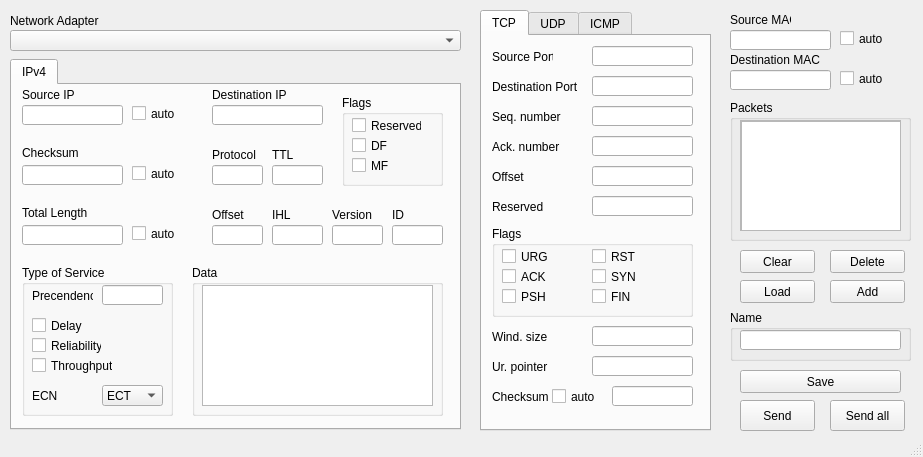
<?xml version="1.0" encoding="UTF-8"?>
<ui version="4.0">
 <class>MainWindow</class>
 <widget class="QMainWindow" name="MainWindow">
  <property name="geometry">
   <rect>
    <x>0</x>
    <y>0</y>
    <width>923</width>
    <height>457</height>
   </rect>
  </property>
  <property name="windowTitle">
   <string>Traffic Generator</string>
  </property>
  <property name="unifiedTitleAndToolBarOnMac">
   <bool>false</bool>
  </property>
  <widget class="QWidget" name="centralwidget">
   <widget class="QTabWidget" name="tabWidget">
    <property name="geometry">
     <rect>
      <x>480</x>
      <y>10</y>
      <width>231</width>
      <height>421</height>
     </rect>
    </property>
    <property name="currentIndex">
     <number>0</number>
    </property>
    <widget class="QWidget" name="tab">
     <attribute name="title">
      <string>TCP</string>
     </attribute>
     <widget class="QLineEdit" name="tcpSourcePort">
      <property name="geometry">
       <rect>
        <x>110</x>
        <y>10</y>
        <width>101</width>
        <height>20</height>
       </rect>
      </property>
     </widget>
     <widget class="QLabel" name="label_17">
      <property name="geometry">
       <rect>
        <x>10</x>
        <y>10</y>
        <width>61</width>
        <height>21</height>
       </rect>
      </property>
      <property name="text">
       <string>Source Port</string>
      </property>
     </widget>
     <widget class="QGroupBox" name="groupBox_5">
      <property name="geometry">
       <rect>
        <x>10</x>
        <y>190</y>
        <width>201</width>
        <height>91</height>
       </rect>
      </property>
      <property name="title">
       <string>Flags</string>
      </property>
      <widget class="QCheckBox" name="tcpURG">
       <property name="geometry">
        <rect>
         <x>10</x>
         <y>20</y>
         <width>70</width>
         <height>21</height>
        </rect>
       </property>
       <property name="text">
        <string>URG</string>
       </property>
      </widget>
      <widget class="QCheckBox" name="tcpACK">
       <property name="geometry">
        <rect>
         <x>10</x>
         <y>40</y>
         <width>70</width>
         <height>21</height>
        </rect>
       </property>
       <property name="text">
        <string>ACK</string>
       </property>
      </widget>
      <widget class="QCheckBox" name="tcpPSH">
       <property name="geometry">
        <rect>
         <x>10</x>
         <y>60</y>
         <width>70</width>
         <height>21</height>
        </rect>
       </property>
       <property name="text">
        <string>PSH</string>
       </property>
      </widget>
      <widget class="QCheckBox" name="tcpFIN">
       <property name="geometry">
        <rect>
         <x>100</x>
         <y>60</y>
         <width>70</width>
         <height>21</height>
        </rect>
       </property>
       <property name="text">
        <string>FIN</string>
       </property>
      </widget>
      <widget class="QCheckBox" name="tcpSYN">
       <property name="geometry">
        <rect>
         <x>100</x>
         <y>40</y>
         <width>70</width>
         <height>21</height>
        </rect>
       </property>
       <property name="text">
        <string>SYN</string>
       </property>
      </widget>
      <widget class="QCheckBox" name="tcpRST">
       <property name="geometry">
        <rect>
         <x>100</x>
         <y>20</y>
         <width>70</width>
         <height>21</height>
        </rect>
       </property>
       <property name="text">
        <string>RST</string>
       </property>
      </widget>
     </widget>
     <widget class="QLineEdit" name="tcpDestinationPort">
      <property name="geometry">
       <rect>
        <x>110</x>
        <y>40</y>
        <width>101</width>
        <height>20</height>
       </rect>
      </property>
     </widget>
     <widget class="QLabel" name="label_18">
      <property name="geometry">
       <rect>
        <x>10</x>
        <y>40</y>
        <width>91</width>
        <height>21</height>
       </rect>
      </property>
      <property name="text">
       <string>Destination Port</string>
      </property>
     </widget>
     <widget class="QLineEdit" name="tcpSeqNumber">
      <property name="geometry">
       <rect>
        <x>110</x>
        <y>70</y>
        <width>101</width>
        <height>20</height>
       </rect>
      </property>
     </widget>
     <widget class="QLabel" name="label_19">
      <property name="geometry">
       <rect>
        <x>10</x>
        <y>70</y>
        <width>81</width>
        <height>21</height>
       </rect>
      </property>
      <property name="text">
       <string>Seq. number</string>
      </property>
     </widget>
     <widget class="QLineEdit" name="tcpAckNumber">
      <property name="geometry">
       <rect>
        <x>110</x>
        <y>100</y>
        <width>101</width>
        <height>20</height>
       </rect>
      </property>
     </widget>
     <widget class="QLabel" name="label_20">
      <property name="geometry">
       <rect>
        <x>10</x>
        <y>100</y>
        <width>71</width>
        <height>21</height>
       </rect>
      </property>
      <property name="text">
       <string>Ack. number</string>
      </property>
     </widget>
     <widget class="QLineEdit" name="tcpOffset">
      <property name="geometry">
       <rect>
        <x>110</x>
        <y>130</y>
        <width>101</width>
        <height>20</height>
       </rect>
      </property>
     </widget>
     <widget class="QLabel" name="label_21">
      <property name="geometry">
       <rect>
        <x>10</x>
        <y>130</y>
        <width>61</width>
        <height>21</height>
       </rect>
      </property>
      <property name="text">
       <string>Offset</string>
      </property>
     </widget>
     <widget class="QLineEdit" name="tcpReserved">
      <property name="geometry">
       <rect>
        <x>110</x>
        <y>160</y>
        <width>101</width>
        <height>20</height>
       </rect>
      </property>
     </widget>
     <widget class="QLabel" name="label_22">
      <property name="geometry">
       <rect>
        <x>10</x>
        <y>160</y>
        <width>61</width>
        <height>21</height>
       </rect>
      </property>
      <property name="text">
       <string>Reserved</string>
      </property>
     </widget>
     <widget class="QLineEdit" name="tcpWindSize">
      <property name="geometry">
       <rect>
        <x>110</x>
        <y>290</y>
        <width>101</width>
        <height>20</height>
       </rect>
      </property>
     </widget>
     <widget class="QLabel" name="label_23">
      <property name="geometry">
       <rect>
        <x>10</x>
        <y>290</y>
        <width>61</width>
        <height>21</height>
       </rect>
      </property>
      <property name="text">
       <string>Wind. size</string>
      </property>
     </widget>
     <widget class="QLineEdit" name="tcpUrPointer">
      <property name="geometry">
       <rect>
        <x>110</x>
        <y>320</y>
        <width>101</width>
        <height>20</height>
       </rect>
      </property>
     </widget>
     <widget class="QLabel" name="label_24">
      <property name="geometry">
       <rect>
        <x>10</x>
        <y>320</y>
        <width>61</width>
        <height>21</height>
       </rect>
      </property>
      <property name="text">
       <string>Ur. pointer</string>
      </property>
     </widget>
     <widget class="QLineEdit" name="tcpChecksum">
      <property name="geometry">
       <rect>
        <x>130</x>
        <y>350</y>
        <width>81</width>
        <height>20</height>
       </rect>
      </property>
     </widget>
     <widget class="QLabel" name="label_25">
      <property name="geometry">
       <rect>
        <x>10</x>
        <y>350</y>
        <width>61</width>
        <height>21</height>
       </rect>
      </property>
      <property name="text">
       <string>Checksum</string>
      </property>
     </widget>
     <widget class="QCheckBox" name="tcpChecksumCheckbox">
      <property name="geometry">
       <rect>
        <x>70</x>
        <y>350</y>
        <width>70</width>
        <height>21</height>
       </rect>
      </property>
      <property name="text">
       <string>auto</string>
      </property>
     </widget>
    </widget>
    <widget class="QWidget" name="tab_2">
     <attribute name="title">
      <string>UDP</string>
     </attribute>
     <widget class="QLineEdit" name="udpSourcePort">
      <property name="geometry">
       <rect>
        <x>110</x>
        <y>10</y>
        <width>101</width>
        <height>20</height>
       </rect>
      </property>
     </widget>
     <widget class="QLabel" name="label_26">
      <property name="geometry">
       <rect>
        <x>10</x>
        <y>10</y>
        <width>61</width>
        <height>21</height>
       </rect>
      </property>
      <property name="text">
       <string>Source Port</string>
      </property>
     </widget>
     <widget class="QLineEdit" name="udpDestinationPort">
      <property name="geometry">
       <rect>
        <x>110</x>
        <y>40</y>
        <width>101</width>
        <height>20</height>
       </rect>
      </property>
     </widget>
     <widget class="QLabel" name="label_27">
      <property name="geometry">
       <rect>
        <x>10</x>
        <y>40</y>
        <width>81</width>
        <height>21</height>
       </rect>
      </property>
      <property name="text">
       <string>Destination Port</string>
      </property>
     </widget>
     <widget class="QLabel" name="label_28">
      <property name="geometry">
       <rect>
        <x>10</x>
        <y>70</y>
        <width>61</width>
        <height>21</height>
       </rect>
      </property>
      <property name="text">
       <string>Length</string>
      </property>
     </widget>
     <widget class="QLineEdit" name="udpLength">
      <property name="geometry">
       <rect>
        <x>130</x>
        <y>70</y>
        <width>81</width>
        <height>20</height>
       </rect>
      </property>
     </widget>
     <widget class="QCheckBox" name="udpLengthCheckbox">
      <property name="geometry">
       <rect>
        <x>70</x>
        <y>70</y>
        <width>70</width>
        <height>21</height>
       </rect>
      </property>
      <property name="text">
       <string>auto</string>
      </property>
     </widget>
     <widget class="QLabel" name="label_29">
      <property name="geometry">
       <rect>
        <x>10</x>
        <y>100</y>
        <width>61</width>
        <height>21</height>
       </rect>
      </property>
      <property name="text">
       <string>Checksum</string>
      </property>
     </widget>
     <widget class="QLineEdit" name="udpChecksum">
      <property name="geometry">
       <rect>
        <x>130</x>
        <y>100</y>
        <width>81</width>
        <height>20</height>
       </rect>
      </property>
     </widget>
     <widget class="QCheckBox" name="udpChecksumCheckbox">
      <property name="geometry">
       <rect>
        <x>70</x>
        <y>100</y>
        <width>70</width>
        <height>21</height>
       </rect>
      </property>
      <property name="text">
       <string>auto</string>
      </property>
     </widget>
    </widget>
    <widget class="QWidget" name="tab_3">
     <attribute name="title">
      <string>ICMP</string>
     </attribute>
     <widget class="QLineEdit" name="icmpChecksum">
      <property name="geometry">
       <rect>
        <x>130</x>
        <y>130</y>
        <width>81</width>
        <height>20</height>
       </rect>
      </property>
     </widget>
     <widget class="QCheckBox" name="icmpChecksumCheckbox">
      <property name="geometry">
       <rect>
        <x>70</x>
        <y>130</y>
        <width>70</width>
        <height>21</height>
       </rect>
      </property>
      <property name="text">
       <string>auto</string>
      </property>
     </widget>
     <widget class="QLabel" name="label_43">
      <property name="geometry">
       <rect>
        <x>10</x>
        <y>130</y>
        <width>61</width>
        <height>21</height>
       </rect>
      </property>
      <property name="text">
       <string>Checksum</string>
      </property>
     </widget>
     <widget class="QLabel" name="label_44">
      <property name="geometry">
       <rect>
        <x>10</x>
        <y>10</y>
        <width>61</width>
        <height>21</height>
       </rect>
      </property>
      <property name="text">
       <string>Type</string>
      </property>
     </widget>
     <widget class="QLineEdit" name="icmpSeqNumber">
      <property name="geometry">
       <rect>
        <x>110</x>
        <y>40</y>
        <width>101</width>
        <height>20</height>
       </rect>
      </property>
     </widget>
     <widget class="QLabel" name="label_45">
      <property name="geometry">
       <rect>
        <x>10</x>
        <y>40</y>
        <width>61</width>
        <height>21</height>
       </rect>
      </property>
      <property name="text">
       <string>Seq. number</string>
      </property>
     </widget>
     <widget class="QLineEdit" name="icmpCode">
      <property name="geometry">
       <rect>
        <x>110</x>
        <y>70</y>
        <width>101</width>
        <height>20</height>
       </rect>
      </property>
     </widget>
     <widget class="QLabel" name="label_46">
      <property name="geometry">
       <rect>
        <x>10</x>
        <y>70</y>
        <width>61</width>
        <height>21</height>
       </rect>
      </property>
      <property name="text">
       <string>Code</string>
      </property>
     </widget>
     <widget class="QLineEdit" name="icmpID">
      <property name="geometry">
       <rect>
        <x>110</x>
        <y>100</y>
        <width>101</width>
        <height>20</height>
       </rect>
      </property>
     </widget>
     <widget class="QLabel" name="label_47">
      <property name="geometry">
       <rect>
        <x>10</x>
        <y>100</y>
        <width>61</width>
        <height>21</height>
       </rect>
      </property>
      <property name="text">
       <string>ID</string>
      </property>
     </widget>
     <widget class="QComboBox" name="icmpType">
      <property name="geometry">
       <rect>
        <x>110</x>
        <y>10</y>
        <width>101</width>
        <height>21</height>
       </rect>
      </property>
      <item>
       <property name="text">
        <string>0</string>
       </property>
      </item>
      <item>
       <property name="text">
        <string>3</string>
       </property>
      </item>
      <item>
       <property name="text">
        <string>4</string>
       </property>
      </item>
      <item>
       <property name="text">
        <string>5</string>
       </property>
      </item>
      <item>
       <property name="text">
        <string>6</string>
       </property>
      </item>
      <item>
       <property name="text">
        <string>8</string>
       </property>
      </item>
      <item>
       <property name="text">
        <string>9</string>
       </property>
      </item>
      <item>
       <property name="text">
        <string>10</string>
       </property>
      </item>
      <item>
       <property name="text">
        <string>11</string>
       </property>
      </item>
      <item>
       <property name="text">
        <string>12</string>
       </property>
      </item>
      <item>
       <property name="text">
        <string>13</string>
       </property>
      </item>
      <item>
       <property name="text">
        <string>14</string>
       </property>
      </item>
      <item>
       <property name="text">
        <string>15</string>
       </property>
      </item>
      <item>
       <property name="text">
        <string>16</string>
       </property>
      </item>
      <item>
       <property name="text">
        <string>17</string>
       </property>
      </item>
      <item>
       <property name="text">
        <string>18</string>
       </property>
      </item>
      <item>
       <property name="text">
        <string>30</string>
       </property>
      </item>
      <item>
       <property name="text">
        <string>31</string>
       </property>
      </item>
      <item>
       <property name="text">
        <string>32</string>
       </property>
      </item>
      <item>
       <property name="text">
        <string>33</string>
       </property>
      </item>
      <item>
       <property name="text">
        <string>34</string>
       </property>
      </item>
      <item>
       <property name="text">
        <string>35</string>
       </property>
      </item>
      <item>
       <property name="text">
        <string>36</string>
       </property>
      </item>
      <item>
       <property name="text">
        <string>37</string>
       </property>
      </item>
      <item>
       <property name="text">
        <string>38</string>
       </property>
      </item>
      <item>
       <property name="text">
        <string>39</string>
       </property>
      </item>
      <item>
       <property name="text">
        <string>40</string>
       </property>
      </item>
      <item>
       <property name="text">
        <string>41</string>
       </property>
      </item>
      <item>
       <property name="text">
        <string>42</string>
       </property>
      </item>
      <item>
       <property name="text">
        <string>43</string>
       </property>
      </item>
      <item>
       <property name="text">
        <string>253</string>
       </property>
      </item>
      <item>
       <property name="text">
        <string>254</string>
       </property>
      </item>
     </widget>
    </widget>
   </widget>
   <widget class="QComboBox" name="ipNetworkAdapter">
    <property name="geometry">
     <rect>
      <x>10</x>
      <y>30</y>
      <width>451</width>
      <height>21</height>
     </rect>
    </property>
   </widget>
   <widget class="QTabWidget" name="tabWidget_2">
    <property name="geometry">
     <rect>
      <x>10</x>
      <y>59</y>
      <width>451</width>
      <height>371</height>
     </rect>
    </property>
    <property name="currentIndex">
     <number>0</number>
    </property>
    <widget class="QWidget" name="tab_4">
     <attribute name="title">
      <string>IPv4</string>
     </attribute>
     <widget class="QGroupBox" name="groupBox">
      <property name="geometry">
       <rect>
        <x>10</x>
        <y>180</y>
        <width>151</width>
        <height>151</height>
       </rect>
      </property>
      <property name="title">
       <string>Type of Service</string>
      </property>
      <widget class="QCheckBox" name="ipDelay">
       <property name="geometry">
        <rect>
         <x>10</x>
         <y>50</y>
         <width>70</width>
         <height>21</height>
        </rect>
       </property>
       <property name="text">
        <string>Delay</string>
       </property>
      </widget>
      <widget class="QCheckBox" name="ipReliability">
       <property name="geometry">
        <rect>
         <x>10</x>
         <y>70</y>
         <width>70</width>
         <height>21</height>
        </rect>
       </property>
       <property name="text">
        <string>Reliability</string>
       </property>
      </widget>
      <widget class="QCheckBox" name="ipThroughput">
       <property name="geometry">
        <rect>
         <x>10</x>
         <y>90</y>
         <width>81</width>
         <height>21</height>
        </rect>
       </property>
       <property name="text">
        <string>Throughput</string>
       </property>
      </widget>
      <widget class="QComboBox" name="ipECN">
       <property name="geometry">
        <rect>
         <x>80</x>
         <y>120</y>
         <width>61</width>
         <height>21</height>
        </rect>
       </property>
       <item>
        <property name="text">
         <string>ECT</string>
        </property>
       </item>
       <item>
        <property name="text">
         <string>Not-ECT</string>
        </property>
       </item>
       <item>
        <property name="text">
         <string>CE</string>
        </property>
       </item>
      </widget>
      <widget class="QLabel" name="label_8">
       <property name="geometry">
        <rect>
         <x>10</x>
         <y>120</y>
         <width>61</width>
         <height>21</height>
        </rect>
       </property>
       <property name="text">
        <string>ECN</string>
       </property>
      </widget>
      <widget class="QLineEdit" name="ipPrecendence">
       <property name="geometry">
        <rect>
         <x>80</x>
         <y>20</y>
         <width>61</width>
         <height>20</height>
        </rect>
       </property>
      </widget>
      <widget class="QLabel" name="label_9">
       <property name="geometry">
        <rect>
         <x>10</x>
         <y>20</y>
         <width>61</width>
         <height>21</height>
        </rect>
       </property>
       <property name="text">
        <string>Precendence</string>
       </property>
      </widget>
     </widget>
     <widget class="QLabel" name="label_2">
      <property name="geometry">
       <rect>
        <x>10</x>
        <y>0</y>
        <width>61</width>
        <height>20</height>
       </rect>
      </property>
      <property name="text">
       <string>Source IP</string>
      </property>
     </widget>
     <widget class="QLabel" name="label_3">
      <property name="geometry">
       <rect>
        <x>10</x>
        <y>60</y>
        <width>61</width>
        <height>16</height>
       </rect>
      </property>
      <property name="text">
       <string>Checksum</string>
      </property>
     </widget>
     <widget class="QLabel" name="label_4">
      <property name="geometry">
       <rect>
        <x>10</x>
        <y>120</y>
        <width>101</width>
        <height>16</height>
       </rect>
      </property>
      <property name="text">
       <string>Total Length</string>
      </property>
     </widget>
     <widget class="QGroupBox" name="groupBox_3">
      <property name="geometry">
       <rect>
        <x>180</x>
        <y>180</y>
        <width>251</width>
        <height>151</height>
       </rect>
      </property>
      <property name="title">
       <string>Data</string>
      </property>
      <widget class="QTextEdit" name="ipData">
       <property name="geometry">
        <rect>
         <x>10</x>
         <y>20</y>
         <width>231</width>
         <height>121</height>
        </rect>
       </property>
      </widget>
     </widget>
     <widget class="QLineEdit" name="ipSourceIP">
      <property name="geometry">
       <rect>
        <x>10</x>
        <y>20</y>
        <width>101</width>
        <height>20</height>
       </rect>
      </property>
     </widget>
     <widget class="QLineEdit" name="ipTotalLength">
      <property name="geometry">
       <rect>
        <x>10</x>
        <y>140</y>
        <width>101</width>
        <height>20</height>
       </rect>
      </property>
     </widget>
     <widget class="QLineEdit" name="ipChecksum">
      <property name="geometry">
       <rect>
        <x>10</x>
        <y>80</y>
        <width>101</width>
        <height>20</height>
       </rect>
      </property>
     </widget>
     <widget class="QCheckBox" name="ipSourceIPCheckbox">
      <property name="geometry">
       <rect>
        <x>120</x>
        <y>20</y>
        <width>70</width>
        <height>17</height>
       </rect>
      </property>
      <property name="text">
       <string>auto</string>
      </property>
     </widget>
     <widget class="QCheckBox" name="ipChecksumCheckbox">
      <property name="geometry">
       <rect>
        <x>120</x>
        <y>80</y>
        <width>70</width>
        <height>17</height>
       </rect>
      </property>
      <property name="text">
       <string>auto</string>
      </property>
     </widget>
     <widget class="QCheckBox" name="ipTotalLengthCheckbox">
      <property name="geometry">
       <rect>
        <x>120</x>
        <y>140</y>
        <width>70</width>
        <height>17</height>
       </rect>
      </property>
      <property name="text">
       <string>auto</string>
      </property>
     </widget>
     <widget class="QLineEdit" name="ipDestinationIP">
      <property name="geometry">
       <rect>
        <x>200</x>
        <y>20</y>
        <width>111</width>
        <height>20</height>
       </rect>
      </property>
     </widget>
     <widget class="QLabel" name="label_10">
      <property name="geometry">
       <rect>
        <x>200</x>
        <y>0</y>
        <width>111</width>
        <height>20</height>
       </rect>
      </property>
      <property name="text">
       <string>Destination IP</string>
      </property>
     </widget>
     <widget class="QLineEdit" name="ipProtocol">
      <property name="geometry">
       <rect>
        <x>200</x>
        <y>80</y>
        <width>51</width>
        <height>20</height>
       </rect>
      </property>
     </widget>
     <widget class="QLabel" name="label_11">
      <property name="geometry">
       <rect>
        <x>200</x>
        <y>60</y>
        <width>61</width>
        <height>20</height>
       </rect>
      </property>
      <property name="text">
       <string>Protocol</string>
      </property>
     </widget>
     <widget class="QLabel" name="label_12">
      <property name="geometry">
       <rect>
        <x>200</x>
        <y>120</y>
        <width>61</width>
        <height>20</height>
       </rect>
      </property>
      <property name="text">
       <string>Offset</string>
      </property>
     </widget>
     <widget class="QLineEdit" name="ipOffset">
      <property name="geometry">
       <rect>
        <x>200</x>
        <y>140</y>
        <width>51</width>
        <height>20</height>
       </rect>
      </property>
     </widget>
     <widget class="QLabel" name="label_13">
      <property name="geometry">
       <rect>
        <x>260</x>
        <y>120</y>
        <width>61</width>
        <height>20</height>
       </rect>
      </property>
      <property name="text">
       <string>IHL</string>
      </property>
     </widget>
     <widget class="QLineEdit" name="ipIHL">
      <property name="geometry">
       <rect>
        <x>260</x>
        <y>140</y>
        <width>51</width>
        <height>20</height>
       </rect>
      </property>
     </widget>
     <widget class="QLineEdit" name="ipID">
      <property name="geometry">
       <rect>
        <x>380</x>
        <y>140</y>
        <width>51</width>
        <height>20</height>
       </rect>
      </property>
     </widget>
     <widget class="QLabel" name="label_14">
      <property name="geometry">
       <rect>
        <x>380</x>
        <y>120</y>
        <width>61</width>
        <height>20</height>
       </rect>
      </property>
      <property name="text">
       <string>ID</string>
      </property>
     </widget>
     <widget class="QLineEdit" name="ipVersion">
      <property name="geometry">
       <rect>
        <x>320</x>
        <y>140</y>
        <width>51</width>
        <height>20</height>
       </rect>
      </property>
     </widget>
     <widget class="QLabel" name="label_15">
      <property name="geometry">
       <rect>
        <x>320</x>
        <y>120</y>
        <width>61</width>
        <height>20</height>
       </rect>
      </property>
      <property name="text">
       <string>Version</string>
      </property>
     </widget>
     <widget class="QGroupBox" name="groupBox_4">
      <property name="geometry">
       <rect>
        <x>330</x>
        <y>10</y>
        <width>101</width>
        <height>91</height>
       </rect>
      </property>
      <property name="title">
       <string>Flags</string>
      </property>
      <widget class="QCheckBox" name="ipReserved">
       <property name="geometry">
        <rect>
         <x>10</x>
         <y>20</y>
         <width>70</width>
         <height>21</height>
        </rect>
       </property>
       <property name="text">
        <string>Reserved</string>
       </property>
      </widget>
      <widget class="QCheckBox" name="ipDF">
       <property name="geometry">
        <rect>
         <x>10</x>
         <y>40</y>
         <width>70</width>
         <height>21</height>
        </rect>
       </property>
       <property name="text">
        <string>DF</string>
       </property>
      </widget>
      <widget class="QCheckBox" name="ipMF">
       <property name="geometry">
        <rect>
         <x>10</x>
         <y>60</y>
         <width>70</width>
         <height>21</height>
        </rect>
       </property>
       <property name="text">
        <string>MF</string>
       </property>
      </widget>
     </widget>
     <widget class="QLabel" name="label_16">
      <property name="geometry">
       <rect>
        <x>260</x>
        <y>60</y>
        <width>61</width>
        <height>20</height>
       </rect>
      </property>
      <property name="text">
       <string>TTL</string>
      </property>
     </widget>
     <widget class="QLineEdit" name="ipTTL">
      <property name="geometry">
       <rect>
        <x>260</x>
        <y>80</y>
        <width>51</width>
        <height>20</height>
       </rect>
      </property>
     </widget>
    </widget>
   </widget>
   <widget class="QLabel" name="label">
    <property name="geometry">
     <rect>
      <x>10</x>
      <y>11</y>
      <width>111</width>
      <height>20</height>
     </rect>
    </property>
    <property name="text">
     <string>Network Adapter</string>
    </property>
   </widget>
   <widget class="QCheckBox" name="sourceMACCheckbox">
    <property name="geometry">
     <rect>
      <x>840</x>
      <y>30</y>
      <width>70</width>
      <height>17</height>
     </rect>
    </property>
    <property name="text">
     <string>auto</string>
    </property>
   </widget>
   <widget class="QLabel" name="label_48">
    <property name="geometry">
     <rect>
      <x>730</x>
      <y>10</y>
      <width>61</width>
      <height>20</height>
     </rect>
    </property>
    <property name="text">
     <string>Source MAC</string>
    </property>
   </widget>
   <widget class="QLineEdit" name="sourceMAC">
    <property name="geometry">
     <rect>
      <x>730</x>
      <y>30</y>
      <width>101</width>
      <height>20</height>
     </rect>
    </property>
   </widget>
   <widget class="QCheckBox" name="destinationMACCheckbox">
    <property name="geometry">
     <rect>
      <x>840</x>
      <y>70</y>
      <width>70</width>
      <height>17</height>
     </rect>
    </property>
    <property name="text">
     <string>auto</string>
    </property>
   </widget>
   <widget class="QLineEdit" name="destinationMAC">
    <property name="geometry">
     <rect>
      <x>730</x>
      <y>70</y>
      <width>101</width>
      <height>20</height>
     </rect>
    </property>
   </widget>
   <widget class="QLabel" name="label_49">
    <property name="geometry">
     <rect>
      <x>730</x>
      <y>50</y>
      <width>91</width>
      <height>20</height>
     </rect>
    </property>
    <property name="text">
     <string>Destination MAC</string>
    </property>
   </widget>
   <widget class="QGroupBox" name="groupBox_7">
    <property name="geometry">
     <rect>
      <x>730</x>
      <y>100</y>
      <width>181</width>
      <height>141</height>
     </rect>
    </property>
    <property name="title">
     <string>Packets</string>
    </property>
    <widget class="QScrollArea" name="scrollArea">
     <property name="geometry">
      <rect>
       <x>10</x>
       <y>20</y>
       <width>161</width>
       <height>111</height>
      </rect>
     </property>
     <property name="widgetResizable">
      <bool>true</bool>
     </property>
     <widget class="QWidget" name="scrollAreaWidgetContents">
      <property name="geometry">
       <rect>
        <x>0</x>
        <y>0</y>
        <width>159</width>
        <height>109</height>
       </rect>
      </property>
      <widget class="QListWidget" name="packetsList">
       <property name="geometry">
        <rect>
         <x>0</x>
         <y>0</y>
         <width>181</width>
         <height>111</height>
        </rect>
       </property>
      </widget>
     </widget>
    </widget>
   </widget>
   <widget class="QPushButton" name="clearButton">
    <property name="geometry">
     <rect>
      <x>740</x>
      <y>250</y>
      <width>75</width>
      <height>23</height>
     </rect>
    </property>
    <property name="text">
     <string>Clear</string>
    </property>
   </widget>
   <widget class="QPushButton" name="deleteButton">
    <property name="geometry">
     <rect>
      <x>830</x>
      <y>250</y>
      <width>75</width>
      <height>23</height>
     </rect>
    </property>
    <property name="text">
     <string>Delete</string>
    </property>
   </widget>
   <widget class="QPushButton" name="loadButton">
    <property name="geometry">
     <rect>
      <x>740</x>
      <y>280</y>
      <width>75</width>
      <height>23</height>
     </rect>
    </property>
    <property name="text">
     <string>Load</string>
    </property>
   </widget>
   <widget class="QPushButton" name="addButton">
    <property name="geometry">
     <rect>
      <x>830</x>
      <y>280</y>
      <width>75</width>
      <height>23</height>
     </rect>
    </property>
    <property name="text">
     <string>Add</string>
    </property>
   </widget>
   <widget class="QGroupBox" name="groupBox_8">
    <property name="geometry">
     <rect>
      <x>730</x>
      <y>310</y>
      <width>181</width>
      <height>51</height>
     </rect>
    </property>
    <property name="title">
     <string>Name</string>
    </property>
    <widget class="QLineEdit" name="packetName">
     <property name="geometry">
      <rect>
       <x>10</x>
       <y>20</y>
       <width>161</width>
       <height>20</height>
      </rect>
     </property>
    </widget>
   </widget>
   <widget class="QPushButton" name="saveButton">
    <property name="geometry">
     <rect>
      <x>740</x>
      <y>370</y>
      <width>161</width>
      <height>23</height>
     </rect>
    </property>
    <property name="text">
     <string>Save</string>
    </property>
   </widget>
   <widget class="QPushButton" name="sendAllButton">
    <property name="geometry">
     <rect>
      <x>830</x>
      <y>400</y>
      <width>75</width>
      <height>31</height>
     </rect>
    </property>
    <property name="text">
     <string>Send all</string>
    </property>
   </widget>
   <widget class="QPushButton" name="sendButton">
    <property name="geometry">
     <rect>
      <x>740</x>
      <y>400</y>
      <width>75</width>
      <height>31</height>
     </rect>
    </property>
    <property name="text">
     <string>Send</string>
    </property>
   </widget>
  </widget>
  <widget class="QStatusBar" name="statusbar"/>
 </widget>
 <resources/>
 <connections/>
</ui>
